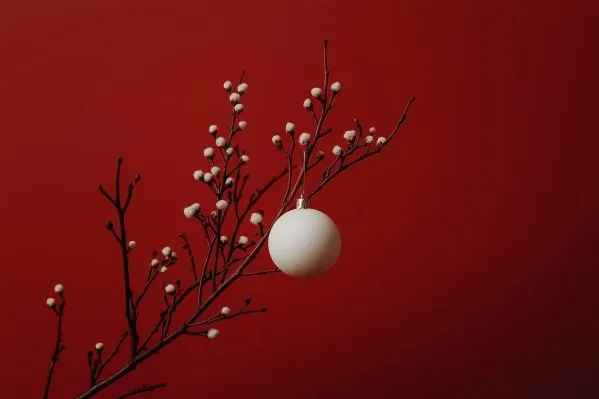
#> input picture image.png, 599 x 399 px
$ python main.py
#> lines starting #> are read from the running program, lines starting #| are printed output that depends on the picture
import cv2
import numpy as np
import matplotlib.pyplot as plt

image = cv2.imread("image.png", 0)
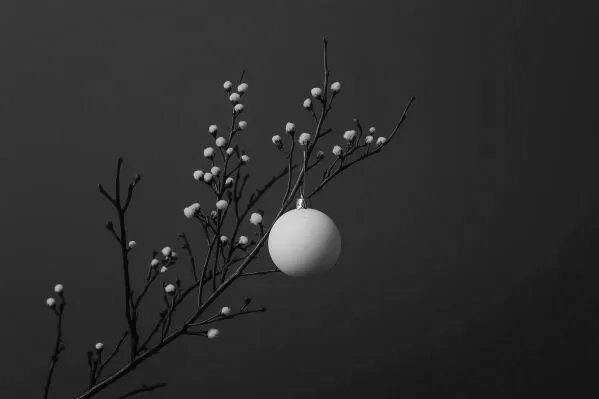
#> image: shape (399, 599); min 1, max 247, mean 44.7

rows = np.array_split(image, 2, axis=0)
#> rows = 2 items

k=1

for row in rows:
    cols = np.array_split(row, 4, axis=1)
    for part in cols:
        plt.subplot(2, 8, k)
        plt.imshow(part, cmap="gray")
        k=k+1

        plt.subplot(2, 8, k)
        plt.hist(part.ravel(), 256)
        k=k+1
#> this loop made 2 passes
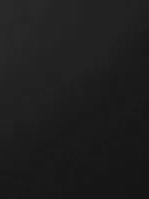
#> part: shape (199, 149); min 21, max 41, mean 29.3
#> after the loop, k = 17

plt.show()
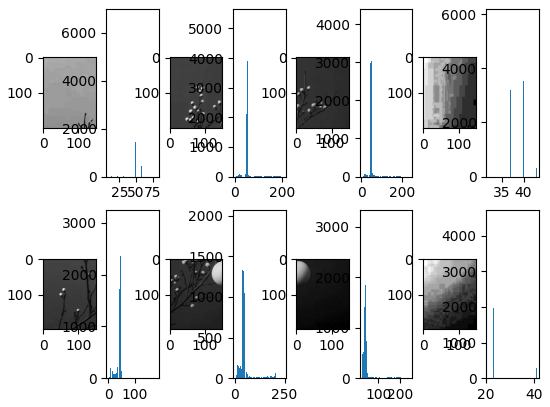
#> figure drawn by matplotlib, 16 panels; panel 2: tallest bar 6674 high, from x = 52.88 to 53.16; panel 4: tallest bar 5400 high, from x = 52.96 to 53.75; panel 6: tallest bar 4199 high, from x = 45.96 to 46.88; panel 8: tallest bar 5912 high, from x = 33.98 to 34.02
